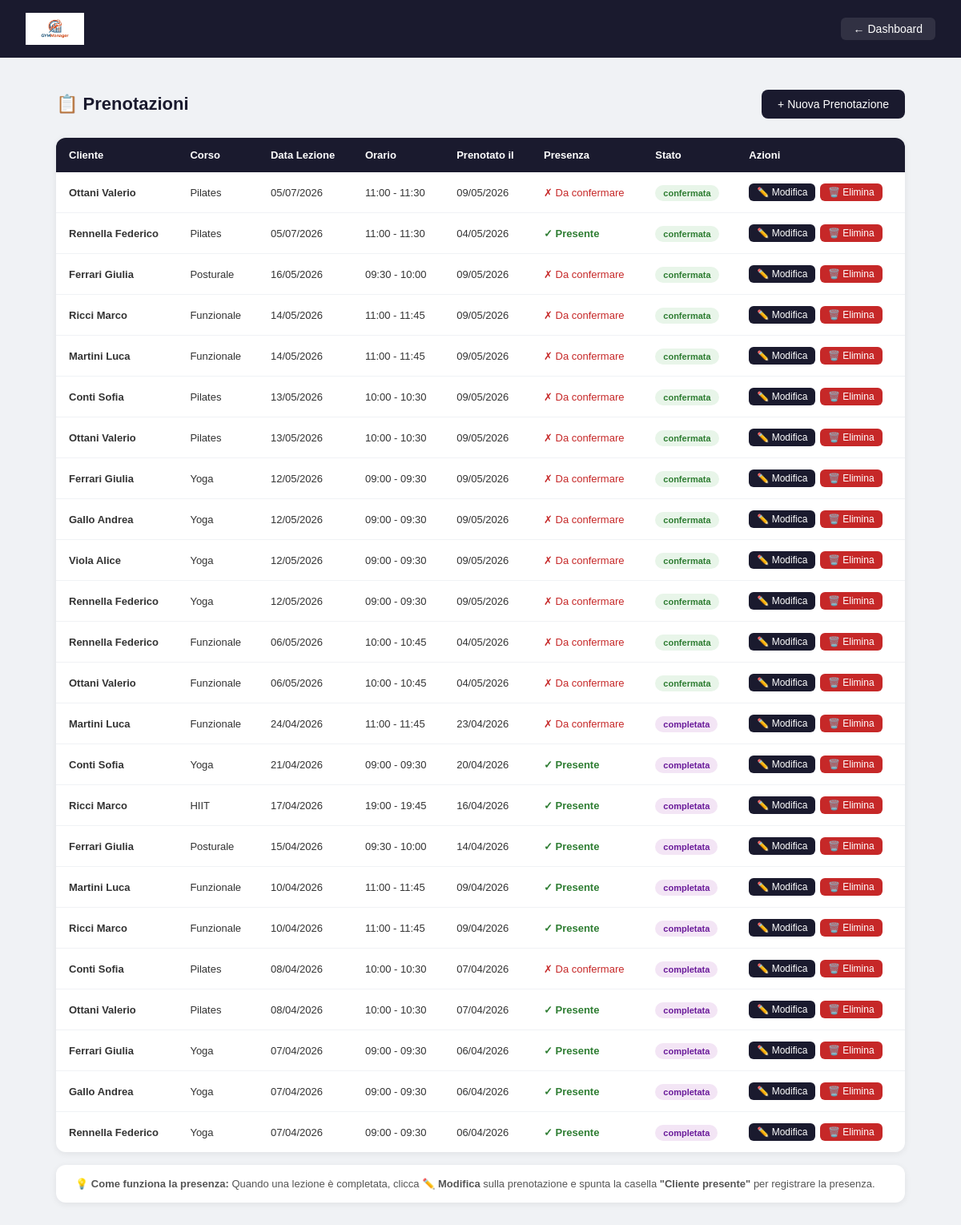
The page /palestra/pages/prenotazioni.php (signed in) on the database its author committed.
### tables this page shows
CREATE TABLE `prenotazione` (
  `id_prenotazione` int(11) NOT NULL,
  `id_cliente` int(11) NOT NULL,
  `id_lezione` int(11) NOT NULL,
  `data_prenotazione` datetime NOT NULL DEFAULT current_timestamp(),
  `stato` enum('confermata','in_attesa','annullata','completata') NOT NULL DEFAULT 'confermata',
  `presenza` tinyint(1) NOT NULL DEFAULT 0
);

CREATE TABLE `persona` (
  `id_persona` int(11) NOT NULL,
  `username` varchar(50) NOT NULL,
  `email` varchar(100) NOT NULL,
  `password` varchar(255) NOT NULL,
  `nome` varchar(50) NOT NULL,
  `cognome` varchar(50) NOT NULL,
  `telefono` varchar(20) DEFAULT NULL,
  `ruolo` enum('admin','cliente','istruttore') NOT NULL DEFAULT 'cliente'
);

CREATE TABLE `corso` (
  `id_corso` int(11) NOT NULL,
  `nome` varchar(100) NOT NULL,
  `descrizione` text DEFAULT NULL,
  `livello` enum('principiante','intermedio','avanzato') NOT NULL,
  `durata_minuti` int(11) NOT NULL,
  `max_partecipanti` int(11) NOT NULL,
  `stato` enum('attivo','sospeso','terminato') NOT NULL DEFAULT 'attivo'
);

CREATE TABLE `lezione` (
  `id_lezione` int(11) NOT NULL,
  `id_corso` int(11) NOT NULL,
  `id_sala` int(11) NOT NULL,
  `data` date NOT NULL,
  `ora_inizio` time NOT NULL,
  `ora_fine` time NOT NULL,
  `tipo_lezione` varchar(50) DEFAULT NULL,
  `note` text DEFAULT NULL,
  `stato` enum('programmata','in_corso','completata','annullata') NOT NULL DEFAULT 'programmata'
);

### palestra/pages/prenotazioni.php (the view, shortened to what this page needs)
<?php
require_once "../config/db.php";
$prenotazioni = $pdo->query("
    SELECT PR.id_prenotazione, PR.data_prenotazione, PR.stato, PR.presenza,
           P.nome, P.cognome,
           C.nome AS corso,
           L.data AS data_lezione, L.ora_inizio, L.ora_fine
    FROM PRENOTAZIONE PR
    JOIN CLIENTE CL ON PR.id_cliente = CL.id_persona
    JOIN PERSONA P ON CL.id_persona = P.id_persona
    JOIN LEZIONE L ON PR.id_lezione = L.id_lezione
    JOIN CORSO C ON L.id_corso = C.id_corso
    ORDER BY L.data DESC, L.ora_inizio
")->fetchAll();
?>
<!DOCTYPE html>
<html lang="it">
<head>
</head>
<body>
<div class="navbar">
    <img src="../assets/logo.jpg" style="height:40px;">
    <div style="display:flex; gap:12px;">
        <a href="dashboard.php">← Dashboard</a>
    </div>
</div>
<div class="contenuto">
    <div class="intestazione">
        <h2>📋 Prenotazioni</h2>
        <a class="btn" href="nuova_prenotazione.php">+ Nuova Prenotazione</a>
    </div>
    <table>
        <thead>
            <tr>
                <th>Cliente</th>
                <th>Corso</th>
                <th>Data Lezione</th>
                <th>Orario</th>
                <th>Prenotato il</th>
                <th>Presenza</th>
                <th>Stato</th>
                <th>Azioni</th>
            </tr>
        </thead>
        <tbody>
            <?php if(empty($prenotazioni)): ?>
            <tr>
                <td colspan="8" class="nessun-record">Nessuna prenotazione ancora!</td>
            </tr>
            <?php else: ?>
            <?php foreach($prenotazioni as $p): ?>
            <tr>
                <td><strong><?= htmlspecialchars($p['cognome'].' '.$p['nome']) ?></strong></td>
                <td><?= htmlspecialchars($p['corso']) ?></td>
                <td><?= date('d/m/Y', strtotime($p['data_lezione'])) ?></td>
                <td><?= substr($p['ora_inizio'],0,5) ?> - <?= substr($p['ora_fine'],0,5) ?></td>
                <td><?= date('d/m/Y', strtotime($p['data_prenotazione'])) ?></td>
                <td>
                    <?php if($p['presenza']): ?>
                        <span class="presenza-si">✓ Presente</span>
                    <?php else: ?>
                        <span class="presenza-no">✗ Da confermare</span>
                    <?php endif; ?>
                </td>
                <td>
                    <span class="badge <?= $p['stato'] ?>">
                        <?= $p['stato'] ?>
                    </span>
                </td>
                <td>
                    <a class="btn-azione btn-modifica" href="modifica_prenotazione.php?id=<?= $p['id_prenotazione'] ?>">✏️ Modifica</a>
                    <a class="btn-azione btn-elimina" href="elimina_prenotazione.php?id=<?= $p['id_prenotazione'] ?>" onclick="return confirm('Sei sicuro?')">🗑️ Elimina</a>
                </td>
            </tr>
            <?php endforeach; ?>
            <?php endif; ?>
        </tbody>
    </table>
    <div style="margin-top:16px; background:white; border-radius:12px; padding:16px 24px; box-shadow:0 2px 8px rgba(0,0,0,0.07); font-size:13px; color:#555;">
        💡 <strong>Come funziona la presenza:</strong> Quando una lezione è completata, clicca <strong>✏️ Modifica</strong> sulla prenotazione e spunta la casella <strong>"Cliente presente"</strong> per registrare la presenza.
    </div>
</div>
</body>
</html>

### palestra/pages/prenotazioni.php (style rules this page uses)
* { margin: 0; padding: 0; box-sizing: border-box; }
body { font-family: Arial, sans-serif; background: #f0f2f5; }
.navbar { background: #1a1a2e; color: white; padding: 16px 32px; display: flex; justify-content: space-between; align-items: center; }
.navbar a { color: white; text-decoration: none; font-size: 14px; background: rgba(255,255,255,0.1); padding: 6px 16px; border-radius: 6px; }
.contenuto { max-width: 1100px; margin: 40px auto; padding: 0 20px; }
.intestazione { display: flex; justify-content: space-between; align-items: center; margin-bottom: 24px; }
.intestazione h2 { font-size: 22px; color: #1a1a2e; }
.btn { background: #1a1a2e; color: white; padding: 10px 20px; border-radius: 8px; text-decoration: none; font-size: 14px; }
table { width: 100%; background: white; border-radius: 12px; box-shadow: 0 2px 8px rgba(0,0,0,0.07); border-collapse: collapse; overflow: hidden; }
th { background: #1a1a2e; color: white; padding: 14px 16px; text-align: left; font-size: 13px; }
td { padding: 12px 16px; font-size: 13px; border-bottom: 1px solid #f0f2f5; color: #333; vertical-align: middle; }
tr:last-child td { border-bottom: none; }
.badge { padding: 4px 10px; border-radius: 20px; font-size: 11px; font-weight: bold; }
.badge.confermata { background: #e8f5e9; color: #2e7d32; }
.badge.completata { background: #f3e5f5; color: #6a1b9a; }
.presenza-si { color: #2e7d32; font-weight: bold; }
.presenza-no { color: #c62828; }
.btn-azione { color: white; padding: 4px 10px; border-radius: 6px; text-decoration: none; font-size: 12px; display: inline-block; margin: 2px 2px 2px 0; }
.btn-modifica { background: #1a1a2e; }
.btn-elimina { background: #c62828; }

### rows shown on the page
prenotazione: persona.cognome+nome "Ottani Valerio", corso.nome "Pilates", id_lezione.data "05/07/2026", id_lezione.ora_inizio "11:00", id_lezione.ora_fine "11:30", data_prenotazione "09/05/2026", presenza "✗ Da confermare", stato "confermata"
prenotazione: persona.cognome+nome "Rennella Federico", corso.nome "Pilates", id_lezione.data "05/07/2026", id_lezione.ora_inizio "11:00", id_lezione.ora_fine "11:30", data_prenotazione "04/05/2026", presenza "✓ Presente", stato "confermata"
prenotazione: persona.cognome+nome "Ferrari Giulia", corso.nome "Posturale", id_lezione.data "16/05/2026", id_lezione.ora_inizio "09:30", id_lezione.ora_fine "10:00", data_prenotazione "09/05/2026", presenza "✗ Da confermare", stato "confermata"
prenotazione: persona.cognome+nome "Ricci Marco", corso.nome "Funzionale", id_lezione.data "14/05/2026", id_lezione.ora_inizio "11:00", id_lezione.ora_fine "11:45", data_prenotazione "09/05/2026", presenza "✗ Da confermare", stato "confermata"
prenotazione: persona.cognome+nome "Martini Luca", corso.nome "Funzionale", id_lezione.data "14/05/2026", id_lezione.ora_inizio "11:00", id_lezione.ora_fine "11:45", data_prenotazione "09/05/2026", presenza "✗ Da confermare", stato "confermata"
prenotazione: persona.cognome+nome "Conti Sofia", corso.nome "Pilates", id_lezione.data "13/05/2026", id_lezione.ora_inizio "10:00", id_lezione.ora_fine "10:30", data_prenotazione "09/05/2026", presenza "✗ Da confermare", stato "confermata"
prenotazione: persona.cognome+nome "Ottani Valerio", corso.nome "Pilates", id_lezione.data "13/05/2026", id_lezione.ora_inizio "10:00", id_lezione.ora_fine "10:30", data_prenotazione "09/05/2026", presenza "✗ Da confermare", stato "confermata"
prenotazione: persona.cognome+nome "Ferrari Giulia", corso.nome "Yoga", id_lezione.data "12/05/2026", id_lezione.ora_inizio "09:00", id_lezione.ora_fine "09:30", data_prenotazione "09/05/2026", presenza "✗ Da confermare", stato "confermata"
prenotazione: persona.cognome+nome "Gallo Andrea", corso.nome "Yoga", id_lezione.data "12/05/2026", id_lezione.ora_inizio "09:00", id_lezione.ora_fine "09:30", data_prenotazione "09/05/2026", presenza "✗ Da confermare", stato "confermata"
prenotazione: persona.cognome+nome "Viola Alice", corso.nome "Yoga", id_lezione.data "12/05/2026", id_lezione.ora_inizio "09:00", id_lezione.ora_fine "09:30", data_prenotazione "09/05/2026", presenza "✗ Da confermare", stato "confermata"
prenotazione: persona.cognome+nome "Rennella Federico", corso.nome "Yoga", id_lezione.data "12/05/2026", id_lezione.ora_inizio "09:00", id_lezione.ora_fine "09:30", data_prenotazione "09/05/2026", presenza "✗ Da confermare", stato "confermata"
prenotazione: persona.cognome+nome "Rennella Federico", corso.nome "Funzionale", id_lezione.data "06/05/2026", id_lezione.ora_inizio "10:00", id_lezione.ora_fine "10:45", data_prenotazione "04/05/2026", presenza "✗ Da confermare", stato "confermata"
prenotazione: persona.cognome+nome "Ottani Valerio", corso.nome "Funzionale", id_lezione.data "06/05/2026", id_lezione.ora_inizio "10:00", id_lezione.ora_fine "10:45", data_prenotazione "04/05/2026", presenza "✗ Da confermare", stato "confermata"
prenotazione: persona.cognome+nome "Martini Luca", corso.nome "Funzionale", id_lezione.data "24/04/2026", id_lezione.ora_inizio "11:00", id_lezione.ora_fine "11:45", data_prenotazione "23/04/2026", presenza "✗ Da confermare", stato "completata"
prenotazione: persona.cognome+nome "Conti Sofia", corso.nome "Yoga", id_lezione.data "21/04/2026", id_lezione.ora_inizio "09:00", id_lezione.ora_fine "09:30", data_prenotazione "20/04/2026", presenza "✓ Presente", stato "completata"
prenotazione: persona.cognome+nome "Ricci Marco", corso.nome "HIIT", id_lezione.data "17/04/2026", id_lezione.ora_inizio "19:00", id_lezione.ora_fine "19:45", data_prenotazione "16/04/2026", presenza "✓ Presente", stato "completata"
prenotazione: persona.cognome+nome "Ferrari Giulia", corso.nome "Posturale", id_lezione.data "15/04/2026", id_lezione.ora_inizio "09:30", id_lezione.ora_fine "10:00", data_prenotazione "14/04/2026", presenza "✓ Presente", stato "completata"
prenotazione: persona.cognome+nome "Martini Luca", corso.nome "Funzionale", id_lezione.data "10/04/2026", id_lezione.ora_inizio "11:00", id_lezione.ora_fine "11:45", data_prenotazione "09/04/2026", presenza "✓ Presente", stato "completata"
prenotazione: persona.cognome+nome "Ricci Marco", corso.nome "Funzionale", id_lezione.data "10/04/2026", id_lezione.ora_inizio "11:00", id_lezione.ora_fine "11:45", data_prenotazione "09/04/2026", presenza "✓ Presente", stato "completata"
prenotazione: persona.cognome+nome "Conti Sofia", corso.nome "Pilates", id_lezione.data "08/04/2026", id_lezione.ora_inizio "10:00", id_lezione.ora_fine "10:30", data_prenotazione "07/04/2026", presenza "✗ Da confermare", stato "completata"
prenotazione: persona.cognome+nome "Ottani Valerio", corso.nome "Pilates", id_lezione.data "08/04/2026", id_lezione.ora_inizio "10:00", id_lezione.ora_fine "10:30", data_prenotazione "07/04/2026", presenza "✓ Presente", stato "completata"
prenotazione: persona.cognome+nome "Ferrari Giulia", corso.nome "Yoga", id_lezione.data "07/04/2026", id_lezione.ora_inizio "09:00", id_lezione.ora_fine "09:30", data_prenotazione "06/04/2026", presenza "✓ Presente", stato "completata"
prenotazione: persona.cognome+nome "Gallo Andrea", corso.nome "Yoga", id_lezione.data "07/04/2026", id_lezione.ora_inizio "09:00", id_lezione.ora_fine "09:30", data_prenotazione "06/04/2026", presenza "✓ Presente", stato "completata"
prenotazione: persona.cognome+nome "Rennella Federico", corso.nome "Yoga", id_lezione.data "07/04/2026", id_lezione.ora_inizio "09:00", id_lezione.ora_fine "09:30", data_prenotazione "06/04/2026", presenza "✓ Presente", stato "completata"
